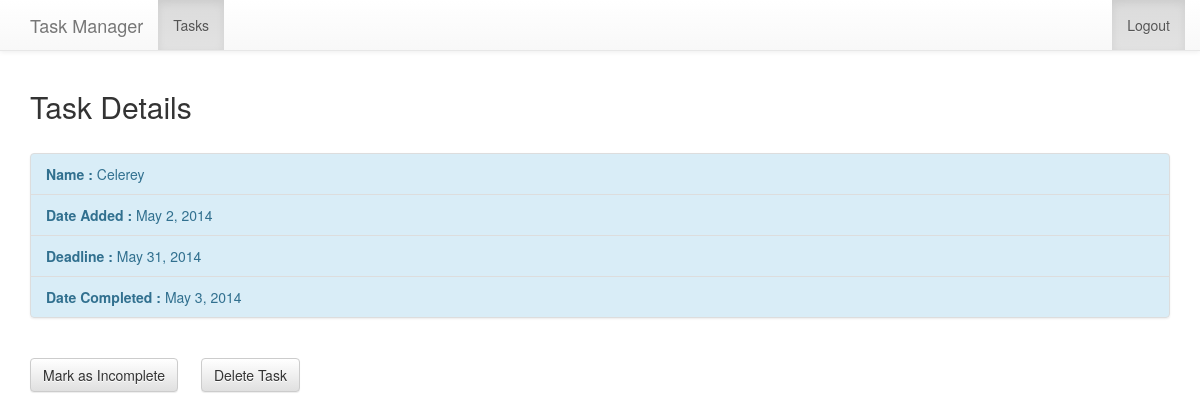
The app's page /tasks/9/ (signed in) with its own data.
### taskmanager/models.py (models this page shows, shortened)
class Task(models.Model):
	user = models.ForeignKey(settings.AUTH_USER_MODEL)
	name = models.CharField(max_length=50)
	deadline = models.DateField()
	date_completed = models.DateField(blank=True, null=True)
	date_added = models.DateField(auto_now_add=True)
	completed = models.BooleanField(default=False)

### taskmanager/views.py (the view, shortened to what this page needs)
# urls.py: url(r'^tasks/(?P<task_id>.+)/$', 'taskmanager.views.task_details', name='task_details'),
@login_required
def task_details(request, task_id):
	task = get_object_or_404(Task, id=task_id)
	if request.user != task.user:
		return HttpResponse("You don't have permission to view this task.")
	return render(request, 'taskmanager/task_details.html', {'task': task})

### templates/taskmanager/task_details.html (shortened to what this page needs)
<html lang="en">
	<head>
		<link rel="stylesheet" href="//netdna.bootstrapcdn.com/bootstrap/3.1.1/css/bootstrap.min.css">
		<link rel="stylesheet" href="//netdna.bootstrapcdn.com/bootstrap/3.1.1/css/bootstrap-theme.min.css">
	</head>
	<body>
		<div class="navbar navbar-default navbar-fixed-top" role="navigation">
			<div class="container">
				<div class="navbar-header">
					<a class="navbar-brand" href="/tasks/">Task Manager</a>
				</div>
				<div class="navbar-collapse collapse">
					<ul class="nav navbar-nav">
						<li class="active"><a href="/tasks/">Tasks</a></li>
					</ul>
					<ul class="nav navbar-nav navbar-right">
						<li class="active"><a href="/logout/">Logout</a></li>
					</ul>
				</div>
			</div>
		</div>
		<div class="container" style="margin-top:70px;">
			<h2>Task Details</h2>
			<br>
			<ul class="list-group">
				<li class="list-group-item list-group-item-info"><strong>Name : </strong>{{ task.name }}</li>
				<li class="list-group-item list-group-item-info"><strong>Date Added : </strong> {{ task.date_added }}</li>
				<li class="list-group-item list-group-item-info"><strong>Deadline : </strong> {{ task.deadline }}</li>
				{% if task.date_completed %}
				<li class="list-group-item list-group-item-info"><strong>Date Completed : </strong> {{ task.date_completed }}</li>
				{% endif %}
			</ul>
			<br>
			<form action="" method="post">
				{% if task.date_completed %}
				<button type="submit" name="incomplete" class="btn btn-default" style = "float:left;">Mark as Incomplete</button>
				{% else %}
				<button type="submit" name="complete" class="btn btn-default" style = "float:left;">Mark as Complete</button>
				{% endif %}
				<button type="submit" name="delete" class="btn btn-default" style = "float:left; margin-left:23px;">Delete Task</button>
			</form>
		</div>
	</body>
</html>

### records on screen
Task: name "Celerey", date_added "May 2, 2014", deadline "May 31, 2014", date_completed "May 3, 2014"
